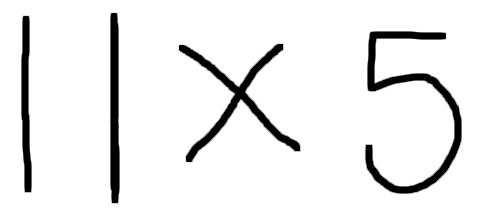
#> input picture test_images/test1.jpg, 483 x 219 px; its folder holds only this picture in this run
$ python equation_solver.py
#> lines starting #> are read from the running program, lines starting #| are printed output that depends on the picture; after the words box and inside, x2 and y2 are one past the last pixel; in counts of white or black regions, pixels touching at a corner belong together
# Uses the trained CNN model to evaluate handwritten equations
# Input: Jpeg images of handwritten equations (handwritten part must be in black)
# Output: Answer to each equation outputted to the terminal

import glob
import cv2
from keras.models import model_from_json
import numpy as np

labelToSymbol = {12: "*", 11: "+", 10: "-", 9: "9", 8: "8", 7: "7", 6: "6", 5: "5",
				 4: "4", 3: "3", 2: "2", 1: "1", 0: "0"}

# ----- INPUT -----
equationImages = []
for imgName in glob.glob("test_images/*.jpg"):
	finalRects = []

	# Process image, same as in ftExtract.py
	img = cv2.imread(imgName, cv2.IMREAD_GRAYSCALE)
#> img is the input picture: shape (219, 483); min 0, max 255, mean 235.5
	bw_img = cv2.bitwise_not(img)
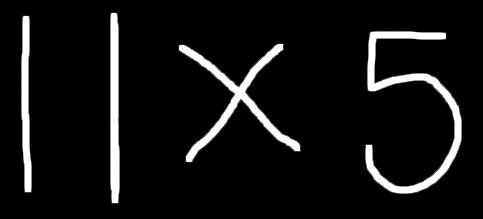
#> bw_img: shape (219, 483); min 0, max 255, mean 19.5
	bw_img = cv2.threshold(bw_img, 127, 255, cv2.THRESH_BINARY)[1]
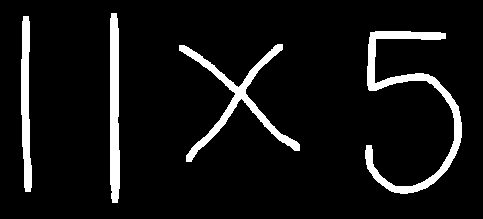
#> bw_img: shape (219, 483); 7.7% white; 4 white regions
	contours = sorted(cv2.findContours(bw_img, cv2.RETR_EXTERNAL,
							cv2.CHAIN_APPROX_NONE)[0],
							key = lambda contour: cv2.boundingRect(contour)[0])
#> contours = 4 contours; box (x1, y1, x2, y2) and area: (365, 31, 462, 194) 2567, (179, 44, 300, 162) 1892, (110, 13, 120, 203) 1495, (21, 16, 32, 192) 1181
	for contour in contours:
		x, y, w, h = cv2.boundingRect(contour)
		croppedImg = bw_img[y:y + h, x:x + w]
		resizedImg = cv2.resize(croppedImg, (28, 28))
		finalRects.append(resizedImg)
#> this loop made 4 passes
#> (x, y, w, h) on passes 1 to 4: (21, 16, 11, 176), (110, 13, 10, 190), (179, 44, 121, 118), (365, 31, 97, 163)
#> pass 1, `resizedImg = cv2.resize(croppedImg, (28, 28))`:
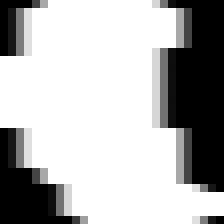
#> resizedImg: shape (28, 28) (shown 8 times larger); min 0, max 255, mean 178.8
#> pass 2, `resizedImg = cv2.resize(croppedImg, (28, 28))`:
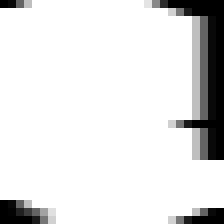
#> resizedImg: shape (28, 28) (shown 8 times larger); min 0, max 255, mean 225.1
#> pass 3, `croppedImg = bw_img[y:y + h, x:x + w]`:
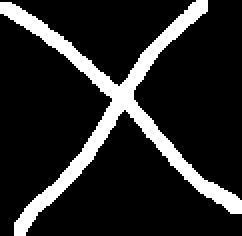
#> croppedImg: shape (118, 121) (shown 2 times larger); 15% white; 1 white region, box (x1, y1, x2, y2) and area: (0, 0, 121, 118) 2145
#> pass 3, `resizedImg = cv2.resize(croppedImg, (28, 28))`:
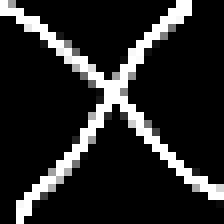
#> resizedImg: shape (28, 28) (shown 8 times larger); min 0, max 255, mean 38.1
#> after the loop:
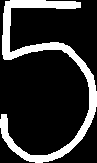
#> croppedImg: shape (163, 97); 18.6% white; 1 white region, box (x1, y1, x2, y2) and area: (0, 0, 97, 163) 2944
#> after the loop, finalRects = 4 items

	equationImages.append(finalRects)


# ----- PREDICT -----
# Import model
#> (the run stopped early here; a loop or call above may not have finished)

$ run again, on test_images/test2.jpg
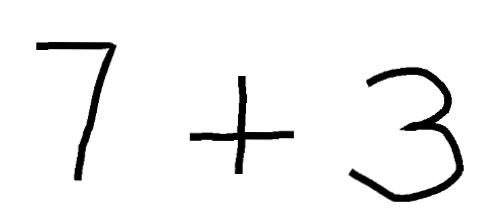
#> input picture test_images/test2.jpg, 483 x 219 px
#> img is the input picture: shape (219, 483); min 0, max 255, mean 241.6
#> `bw_img = cv2.threshold(bw_img, 127, 255, cv2.THRESH_BINARY)[1]`:
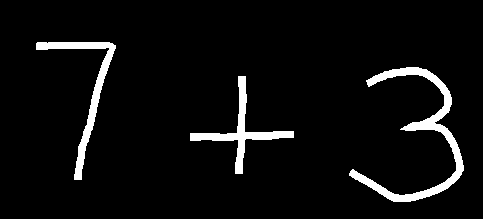
#> bw_img: shape (219, 483); 5.3% white; 3 white regions
#> contours = 3 contours; box (x1, y1, x2, y2) and area: (349, 67, 464, 202) 2238, (36, 42, 116, 180) 1343, (190, 76, 294, 174) 1264
#> the loop `for contour in contours:` made 3 passes
#> (x, y, w, h) on passes 1 to 3: (36, 42, 80, 138), (190, 76, 104, 98), (349, 67, 115, 135)
#> after the loop `for contour in contours:`:
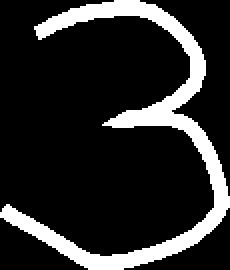
#> croppedImg: shape (135, 115) (shown 2 times larger); 16.4% white; 1 white region, box (x1, y1, x2, y2) and area: (0, 0, 115, 135) 2549
#> after the loop `for contour in contours:`: finalRects = 3 items

$ run again, on test_images/test3.jpg
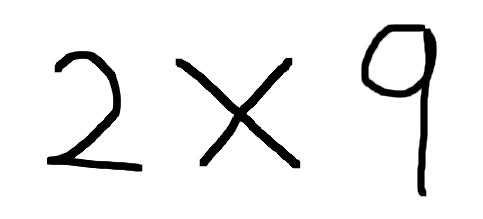
#> input picture test_images/test3.jpg, 483 x 219 px
#> img is the input picture: shape (219, 483); min 0, max 255, mean 237.1
#> `bw_img = cv2.threshold(bw_img, 127, 255, cv2.THRESH_BINARY)[1]`:
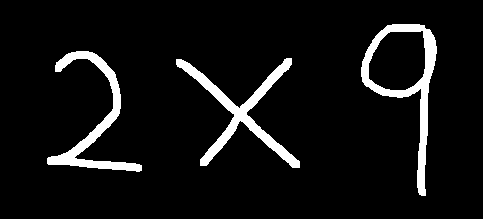
#> bw_img: shape (219, 483); 7% white; 3 white regions
#> contours = 3 contours; box (x1, y1, x2, y2) and area: (361, 24, 437, 196) 5099, (176, 58, 300, 168) 2363, (47, 51, 142, 172) 2010
#> the loop `for contour in contours:` made 3 passes
#> (x, y, w, h) on passes 1 to 3: (47, 51, 95, 121), (176, 58, 124, 110), (361, 24, 76, 172)
#> after the loop `for contour in contours:`:
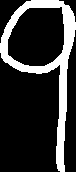
#> croppedImg: shape (172, 76); 19.9% white; 1 white region, box (x1, y1, x2, y2) and area: (0, 0, 76, 172) 2601
#> after the loop `for contour in contours:`: finalRects = 3 items
